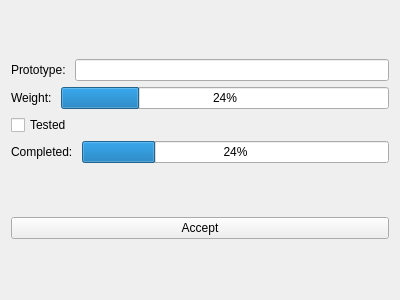
<?xml version="1.0" encoding="UTF-8"?>
<ui version="4.0">
 <class>GUIFunction</class>
 <widget class="QWidget" name="GUIFunction">
  <property name="geometry">
   <rect>
    <x>0</x>
    <y>0</y>
    <width>400</width>
    <height>300</height>
   </rect>
  </property>
  <property name="windowTitle">
   <string>Function</string>
  </property>
  <layout class="QVBoxLayout" name="verticalLayout_2">
   <item>
    <layout class="QVBoxLayout" name="verticalLayout">
     <item>
      <layout class="QHBoxLayout" name="horizontalLayout">
       <item>
        <widget class="QLabel" name="label">
         <property name="text">
          <string>Prototype: </string>
         </property>
        </widget>
       </item>
       <item>
        <widget class="QLineEdit" name="nameTxt">
         <property name="enabled">
          <bool>true</bool>
         </property>
         <property name="readOnly">
          <bool>true</bool>
         </property>
        </widget>
       </item>
      </layout>
     </item>
     <item>
      <layout class="QHBoxLayout" name="horizontalLayout_4">
       <item>
        <widget class="QLabel" name="label_4">
         <property name="text">
          <string>Weight: </string>
         </property>
        </widget>
       </item>
       <item>
        <widget class="QProgressBar" name="weightBar">
         <property name="value">
          <number>24</number>
         </property>
        </widget>
       </item>
      </layout>
     </item>
     <item>
      <widget class="QCheckBox" name="testedBox">
       <property name="enabled">
        <bool>true</bool>
       </property>
       <property name="layoutDirection">
        <enum>Qt::LeftToRight</enum>
       </property>
       <property name="text">
        <string>Tested</string>
       </property>
       <property name="checkable">
        <bool>true</bool>
       </property>
       <property name="checked">
        <bool>false</bool>
       </property>
      </widget>
     </item>
     <item>
      <layout class="QHBoxLayout" name="horizontalLayout_3">
       <item>
        <widget class="QLabel" name="label_3">
         <property name="text">
          <string>Completed: </string>
         </property>
        </widget>
       </item>
       <item>
        <widget class="QProgressBar" name="completedBar">
         <property name="value">
          <number>24</number>
         </property>
        </widget>
       </item>
      </layout>
     </item>
    </layout>
   </item>
   <item>
    <widget class="QPushButton" name="acceptBtn">
     <property name="text">
      <string>Accept</string>
     </property>
    </widget>
   </item>
  </layout>
 </widget>
 <resources/>
 <connections/>
</ui>
